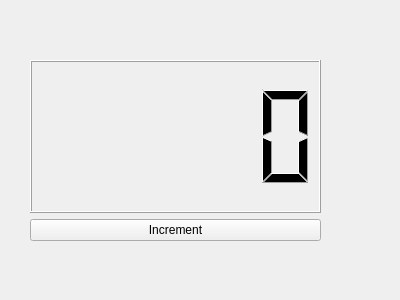
<?xml version="1.0" encoding="UTF-8"?>
<ui version="4.0">
 <class>RandomSelector</class>
 <widget class="QMainWindow" name="RandomSelector">
  <property name="geometry">
   <rect>
    <x>0</x>
    <y>0</y>
    <width>400</width>
    <height>300</height>
   </rect>
  </property>
  <property name="windowTitle">
   <string>RandomSelector</string>
  </property>
  <widget class="QWidget" name="centralWidget">
   <widget class="QWidget" name="verticalLayoutWidget">
    <property name="geometry">
     <rect>
      <x>30</x>
      <y>60</y>
      <width>291</width>
      <height>181</height>
     </rect>
    </property>
    <layout class="QVBoxLayout" name="verticalLayout">
     <item>
      <widget class="QLCDNumber" name="lcdNumber"/>
     </item>
     <item>
      <widget class="QPushButton" name="pushButton">
       <property name="text">
        <string>Increment</string>
       </property>
      </widget>
     </item>
    </layout>
   </widget>
  </widget>
 </widget>
 <resources/>
 <connections/>
</ui>
